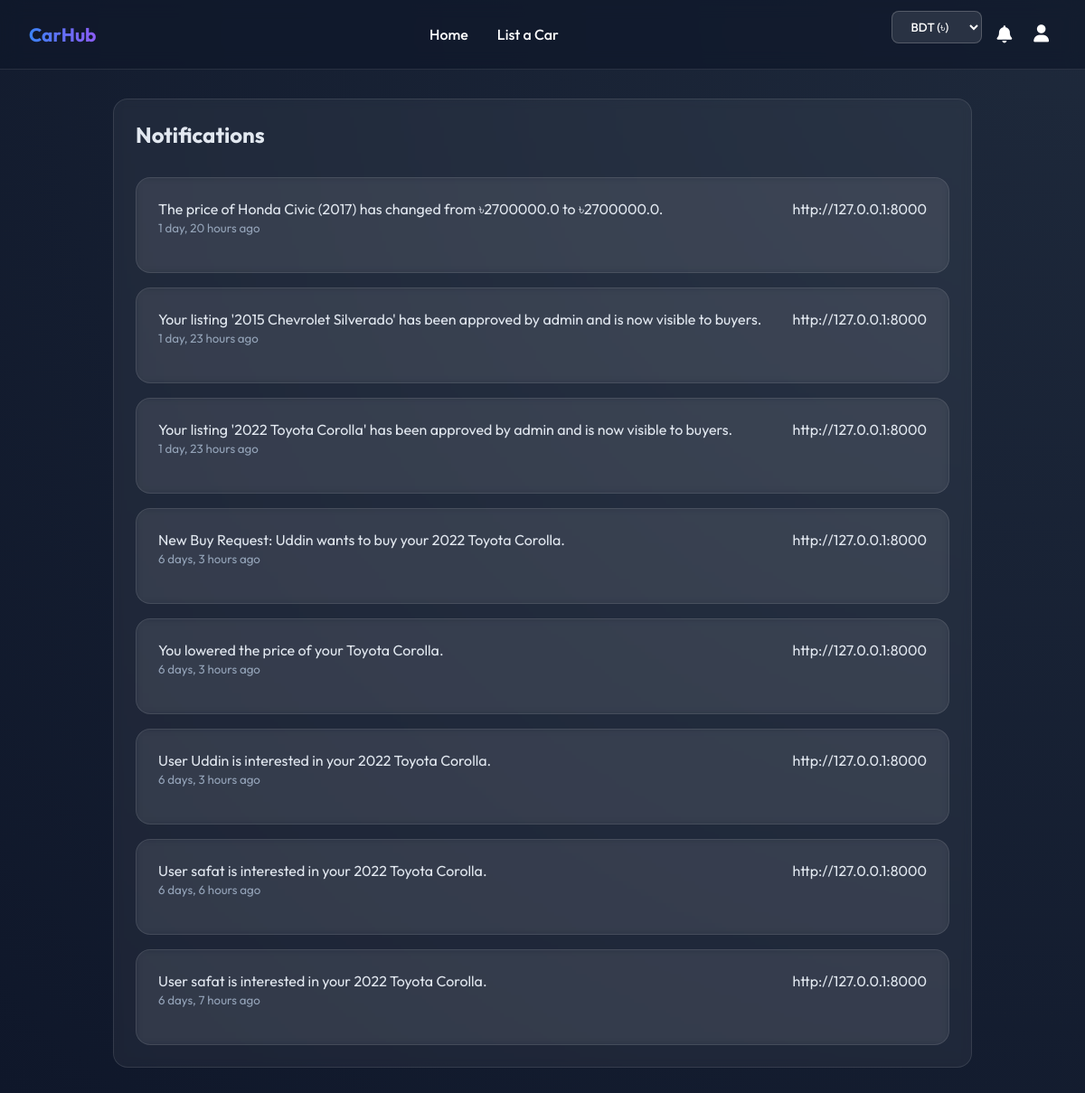
Page /notifications/ (signed in) on the earlier database version.
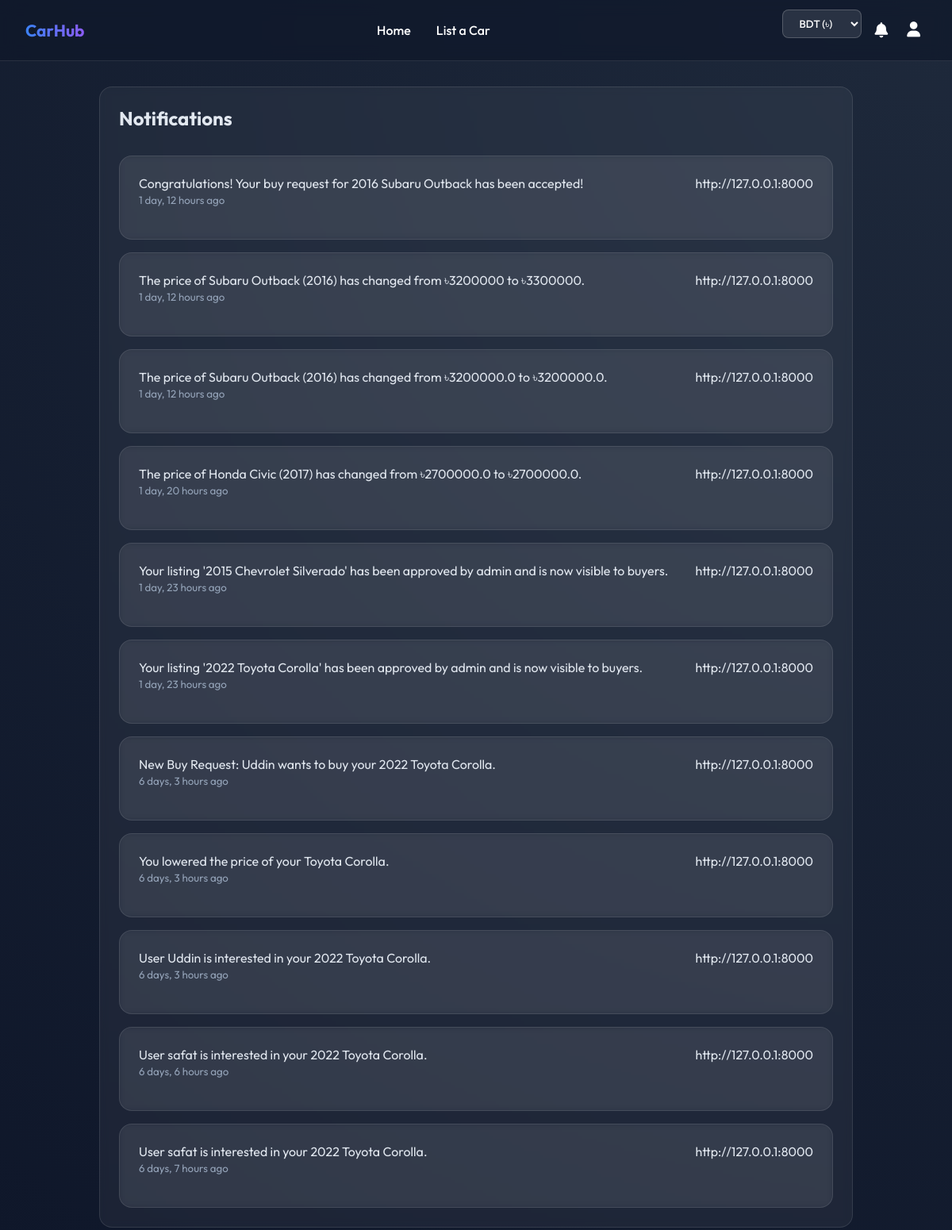
Same page on the later database version.
### cars/models.py (models this page shows)
class Notification(models.Model):
    user = models.ForeignKey(User, on_delete=models.CASCADE)
    message = models.TextField()
    is_read = models.BooleanField(default=False)
    created_at = models.DateTimeField(auto_now_add=True)

### cars/views.py (the view)
# urls.py: path('notifications/', views.notifications, name='notifications'),
def notifications(request):
    if not request.user.is_authenticated:
        return redirect('login')
    notifs = Notification.objects.filter(user=request.user).order_by('-created_at')
    unread_count = notifs.filter(is_read=False).count()
    admin_user = User.objects.filter(is_superuser=True).first()
    admin_email = admin_user.email if admin_user else None
    admin_whatsapp = admin_user.profile.whatsapp_number if admin_user and hasattr(admin_user, 'profile') else None
    return render(request, 'cars/notifications.html', {
        'notifications': notifs,
        'unread_count': unread_count,
        'admin_email': admin_email,
        'admin_whatsapp': admin_whatsapp
    })

### cars/templatetags/notification_tags.py (called while the page is built)
@register.simple_tag(takes_context=True)
def unread_notifications_count(context):
    request = context.get('request')
    if request and request.user.is_authenticated:
        return Notification.objects.filter(user=request.user, is_read=False).count()
    return 0

### cars/templates/cars/notifications.html (shortened to what this page needs)
{% extends 'cars/base.html' %}
{% block content %}
<div class="card" style="max-width: 900px; margin: 0 auto;">
    <div style="display:flex; justify-content:space-between; align-items:center; margin-bottom:2rem;">
        <h2 style="margin:0;">Notifications</h2>
    </div>
    <div style="display:flex; flex-direction:column; gap:1rem;">
        {% for notif in notifications %}
        <div class="card">
            <div style="display:flex; justify-content:space-between; align-items:start; margin-bottom: 1rem;">
                <div style="flex:1;">
                    <p style="margin:0; white-space: pre-line;">{{ notif.message }}</p>
                    <small style="color:#94a3b8;">{{ notif.created_at|timesince }} ago</small>
                </div>http://127.0.0.1:8000
            </div>
        </div>
        {% empty %}
        <p style="text-align:center; color:#94a3b8; padding:2rem;">No notifications.</p>
        {% endfor %}
    </div>
</div>
{% endblock %}

Differences in the rows shown:
added Notification: message "Congratulations! Your buy request for 2016 Subaru Outback has been accepted!", created_at "1 day, 12 hours"
added Notification: message "The price of Subaru Outback (2016) has changed from ৳3200000 to ৳3300000.", created_at "1 day, 12 hours"
added Notification: message "The price of Subaru Outback (2016) has changed from ৳3200000.0 to ৳3200000.0.", created_at "1 day, 12 hours"
